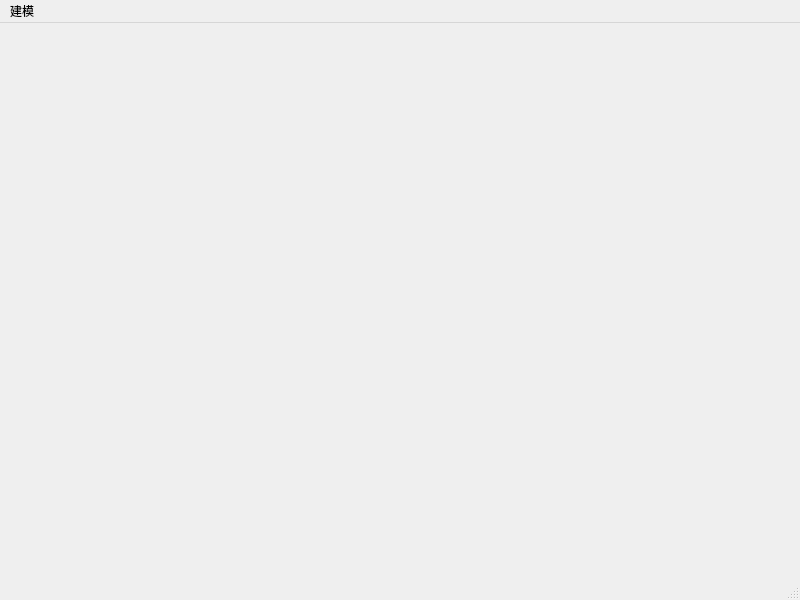
<?xml version="1.0" encoding="UTF-8"?>
<ui version="4.0">
 <class>MainWindow</class>
 <widget class="QMainWindow" name="MainWindow">
  <property name="geometry">
   <rect>
    <x>0</x>
    <y>0</y>
    <width>800</width>
    <height>600</height>
   </rect>
  </property>
  <property name="windowTitle">
   <string>Unlimited Sign Works</string>
  </property>
  <widget class="QWidget" name="centralwidget">
   <layout class="QHBoxLayout" name="horizontalLayout">
    <property name="spacing">
     <number>0</number>
    </property>
    <property name="leftMargin">
     <number>0</number>
    </property>
    <property name="topMargin">
     <number>0</number>
    </property>
    <property name="rightMargin">
     <number>0</number>
    </property>
    <property name="bottomMargin">
     <number>0</number>
    </property>
    <item>
     <widget class="QTabWidget" name="tabs">
      <property name="tabPosition">
       <enum>QTabWidget::TabPosition::North</enum>
      </property>
      <property name="tabShape">
       <enum>QTabWidget::TabShape::Rounded</enum>
      </property>
      <property name="currentIndex">
       <number>-1</number>
      </property>
      <property name="iconSize">
       <size>
        <width>10</width>
        <height>10</height>
       </size>
      </property>
      <property name="elideMode">
       <enum>Qt::TextElideMode::ElideLeft</enum>
      </property>
      <property name="usesScrollButtons">
       <bool>false</bool>
      </property>
      <property name="documentMode">
       <bool>true</bool>
      </property>
      <property name="tabsClosable">
       <bool>true</bool>
      </property>
      <property name="movable">
       <bool>true</bool>
      </property>
      <property name="tabBarAutoHide">
       <bool>false</bool>
      </property>
     </widget>
    </item>
   </layout>
  </widget>
  <widget class="QMenuBar" name="menubar">
   <property name="geometry">
    <rect>
     <x>0</x>
     <y>0</y>
     <width>800</width>
     <height>33</height>
    </rect>
   </property>
   <widget class="QMenu" name="menu">
    <property name="title">
     <string>建模</string>
    </property>
    <addaction name="actionNew"/>
    <addaction name="separator"/>
    <addaction name="actionOpen"/>
   </widget>
   <addaction name="menu"/>
  </widget>
  <widget class="QStatusBar" name="statusbar"/>
  <action name="actionOpen">
   <property name="icon">
    <iconset theme="QIcon::ThemeIcon::FolderOpen"/>
   </property>
   <property name="text">
    <string>打开</string>
   </property>
  </action>
  <action name="actionNew">
   <property name="icon">
    <iconset theme="QIcon::ThemeIcon::FolderNew"/>
   </property>
   <property name="text">
    <string>新建</string>
   </property>
  </action>
 </widget>
 <resources/>
 <connections/>
</ui>
